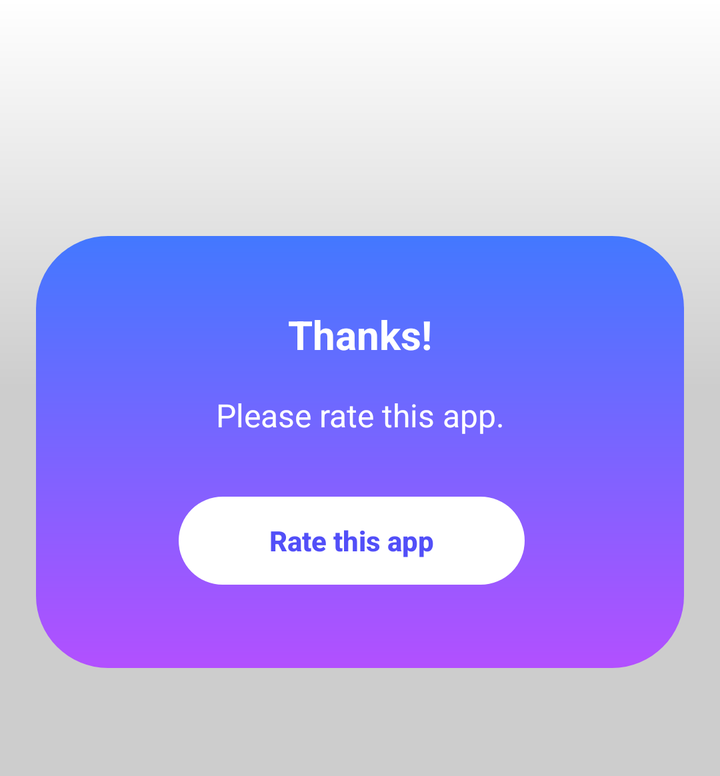
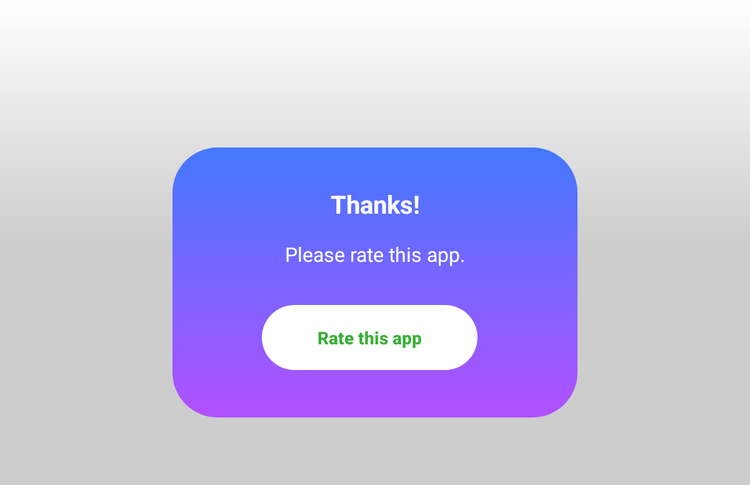

An Android layout and its configuration variant, each rendered on a device that would load it. The default file and the variant file are quoted in full after the pictures.
<!-- AndroidManifest.xml: fallback theme Theme.MaterialComponents.DayNight.NoActionBar -->
<!-- res/layout/popup_confirm_rate.xml -->
<?xml version="1.0" encoding="utf-8"?>
<androidx.constraintlayout.widget.ConstraintLayout xmlns:android="http://schemas.android.com/apk/res/android"
    xmlns:app="http://schemas.android.com/apk/res-auto"
    android:layout_width="match_parent"
    android:layout_height="wrap_content">

    <View
        android:id="@+id/layout_bg"
        android:layout_width="match_parent"
        android:layout_height="0dp"
        android:background="@drawable/bg_main"
        app:layout_constraintBottom_toBottomOf="parent"
        app:layout_constraintStart_toStartOf="parent"
        app:layout_constraintTop_toTopOf="parent" />

    <LinearLayout
        android:id="@+id/layout_popup"
        android:layout_width="match_parent"
        android:layout_height="0dp"
        android:layout_marginStart="18dp"
        android:layout_marginTop="118dp"
        android:layout_marginEnd="18dp"
        android:layout_marginBottom="54dp"
        android:background="@drawable/bg_layout"
        android:gravity="center"
        android:orientation="vertical"
        app:layout_constraintBottom_toBottomOf="parent"
        app:layout_constraintDimensionRatio="3:2"
        app:layout_constraintEnd_toEndOf="parent"
        app:layout_constraintStart_toStartOf="parent"
        app:layout_constraintTop_toTopOf="parent">

        <TextView
            android:layout_width="match_parent"
            android:layout_height="wrap_content"
            android:gravity="center"
            android:text="@string/txt_thanks"
            android:textColor="@color/white"
            android:textSize="20sp"
            android:textStyle="bold" />

        <TextView
            android:layout_width="match_parent"
            android:layout_height="wrap_content"
            android:layout_marginTop="16dp"
            android:layout_marginBottom="24dp"
            android:gravity="center"
            android:text="@string/txt_please_rate_this_app"
            android:textColor="@color/white"
            android:textSize="16sp" />

        <TableRow
            android:layout_width="match_parent"
            android:layout_height="56dp"
            android:padding="6dp">

            <View
                android:layout_width="0dp"
                android:layout_height="match_parent"
                android:layout_weight="1" />

            <androidx.appcompat.widget.AppCompatButton
                android:id="@+id/btn_rate"
                style="@style/ThemeMaterialButtonColor"
                android:layout_width="0dp"
                android:layout_height="match_parent"
                android:layout_marginStart="8sp"
                android:layout_marginEnd="16dp"
                android:layout_weight="3"
                android:background="@drawable/bg_button"
                android:text="@string/txt_rate_this_app"
                android:textAllCaps="false"
                android:textColor="@color/primary"
                android:textStyle="bold" />

            <View
                android:layout_width="0dp"
                android:layout_height="match_parent"
                android:layout_weight="1" />


        </TableRow>

    </LinearLayout>

    

</androidx.constraintlayout.widget.ConstraintLayout>
<!-- resources referenced by this layout -->
<resources>
  <color name="primary">#524FF8</color>
  <color name="white">#FFFFFFFF</color>
  <!-- drawable bg_button (drawable) -->
  <?xml version="1.0" encoding="utf-8"?>
  <shape xmlns:android="http://schemas.android.com/apk/res/android"
      android:shape="rectangle">
  
      <solid android:color="@color/white"/>
  
      <corners android:radius="36dp"/>
  
  </shape>
  <!-- drawable bg_layout (drawable) -->
  <?xml version="1.0" encoding="utf-8"?>
  <shape xmlns:android="http://schemas.android.com/apk/res/android"
      android:shape="rectangle">
  
      <gradient
          android:angle="-90"
          android:endColor="#B250FF"
          android:startColor="#4378FF" />
  
      <corners android:radius="36dp" />
  
  </shape>
  <!-- drawable bg_main (drawable) -->
  <?xml version="1.0" encoding="utf-8"?>
  <shape xmlns:android="http://schemas.android.com/apk/res/android">
      <gradient android:startColor="#32000000"
          android:endColor="@android:color/transparent"
          android:centerColor="#32000000"
          android:angle="90"/>
  </shape>
  <string name="txt_please_rate_this_app">Please rate this app.</string>
  <string name="txt_rate_this_app">Rate this app</string>
  <string name="txt_thanks">Thanks!</string>
  <style name="ThemeMaterialButtonColor" parent="Base.Widget.AppCompat.Button">
          <item name="colorButtonNormal">@color/white</item>
          <item name="android:outlineProvider">bounds</item>
          <item name="android:stateListAnimator">@null</item>
          <item name="elevation">0dp</item>
      </style>
</resources>
<!-- res/layout-sw600dp/popup_confirm_rate.xml (the repository's variant of the layout above) -->
<!-- drawn on a 7-inch tablet held upright -->
<?xml version="1.0" encoding="utf-8"?>
<androidx.constraintlayout.widget.ConstraintLayout xmlns:android="http://schemas.android.com/apk/res/android"
    xmlns:app="http://schemas.android.com/apk/res-auto"
    android:layout_width="match_parent"
    android:layout_height="wrap_content">

    <View
        android:id="@+id/layout_bg"
        android:layout_width="match_parent"
        android:layout_height="0dp"
        android:background="@drawable/bg_main"
        app:layout_constraintBottom_toBottomOf="parent"
        app:layout_constraintStart_toStartOf="parent"
        app:layout_constraintTop_toTopOf="parent" />

    <LinearLayout
        android:id="@+id/layout_popup"
        android:layout_width="0dp"
        android:layout_height="0dp"
        android:layout_marginStart="18dp"
        android:layout_marginTop="118dp"
        android:layout_marginEnd="18dp"
        android:layout_marginBottom="54dp"
        android:background="@drawable/bg_layout"
        android:gravity="center"
        android:orientation="vertical"
        app:layout_constraintBottom_toBottomOf="parent"
        app:layout_constraintDimensionRatio="3:2"
        app:layout_constraintEnd_toEndOf="@id/guideline3"
        app:layout_constraintStart_toStartOf="@id/guideline2"
        app:layout_constraintTop_toTopOf="parent">

        <TextView
            android:layout_width="match_parent"
            android:layout_height="wrap_content"
            android:gravity="center"
            android:text="@string/txt_thanks"
            android:textColor="@color/white"
            android:textSize="20sp"
            android:textStyle="bold" />

        <TextView
            android:layout_width="match_parent"
            android:layout_height="wrap_content"
            android:layout_marginTop="16dp"
            android:layout_marginBottom="24dp"
            android:gravity="center"
            android:text="@string/txt_please_rate_this_app"
            android:textColor="@color/white"
            android:textSize="16sp" />

        <TableRow
            android:layout_width="match_parent"
            android:layout_height="?actionBarSize"
            android:padding="6dp">

            <View
                android:layout_width="0dp"
                android:layout_height="match_parent"
                android:layout_weight="1" />

            <androidx.appcompat.widget.AppCompatButton
                android:id="@+id/btn_rate"
                android:layout_width="0dp"
                android:layout_height="match_parent"
                android:layout_marginStart="8sp"
                android:layout_marginEnd="16dp"
                android:layout_weight="3"
                android:background="@drawable/bg_button"
                style="@style/ThemeMaterialButtonColor"
                android:text="@string/txt_rate_this_app"
                android:textAllCaps="false"
                android:textColor="#39AE36"
                android:textStyle="bold" />

            <View
                android:layout_width="0dp"
                android:layout_height="match_parent"
                android:layout_weight="1" />


        </TableRow>

    </LinearLayout>

    <androidx.constraintlayout.widget.Guideline
        android:id="@+id/guideline2"
        android:layout_width="wrap_content"
        android:layout_height="wrap_content"
        android:orientation="vertical"
        app:layout_constraintGuide_begin="0dp"
        app:layout_constraintGuide_percent="0.2" />

    <androidx.constraintlayout.widget.Guideline
        android:id="@+id/guideline3"
        android:layout_width="wrap_content"
        android:layout_height="wrap_content"
        android:orientation="vertical"
        app:layout_constraintGuide_begin="0dp"
        app:layout_constraintGuide_percent="0.8" />

</androidx.constraintlayout.widget.ConstraintLayout>
<!-- resources referenced by the variant -->
<!-- as a 7-inch tablet held upright resolves them -->
<resources>
  <color name="white">#FFFFFFFF</color>
  <!-- drawable bg_button (drawable) -->
  <?xml version="1.0" encoding="utf-8"?>
  <shape xmlns:android="http://schemas.android.com/apk/res/android"
      android:shape="rectangle">
  
      <solid android:color="@color/white"/>
  
      <corners android:radius="36dp"/>
  
  </shape>
  <!-- drawable bg_layout (drawable) -->
  <?xml version="1.0" encoding="utf-8"?>
  <shape xmlns:android="http://schemas.android.com/apk/res/android"
      android:shape="rectangle">
  
      <gradient
          android:angle="-90"
          android:endColor="#B250FF"
          android:startColor="#4378FF" />
  
      <corners android:radius="36dp" />
  
  </shape>
  <!-- drawable bg_main (drawable) -->
  <?xml version="1.0" encoding="utf-8"?>
  <shape xmlns:android="http://schemas.android.com/apk/res/android">
      <gradient android:startColor="#32000000"
          android:endColor="@android:color/transparent"
          android:centerColor="#32000000"
          android:angle="90"/>
  </shape>
  <string name="txt_please_rate_this_app">Please rate this app.</string>
  <string name="txt_rate_this_app">Rate this app</string>
  <string name="txt_thanks">Thanks!</string>
  <style name="ThemeMaterialButtonColor" parent="Base.Widget.AppCompat.Button">
          <item name="colorButtonNormal">@color/white</item>
          <item name="android:outlineProvider">bounds</item>
          <item name="android:stateListAnimator">@null</item>
          <item name="elevation">0dp</item>
      </style>
</resources>
